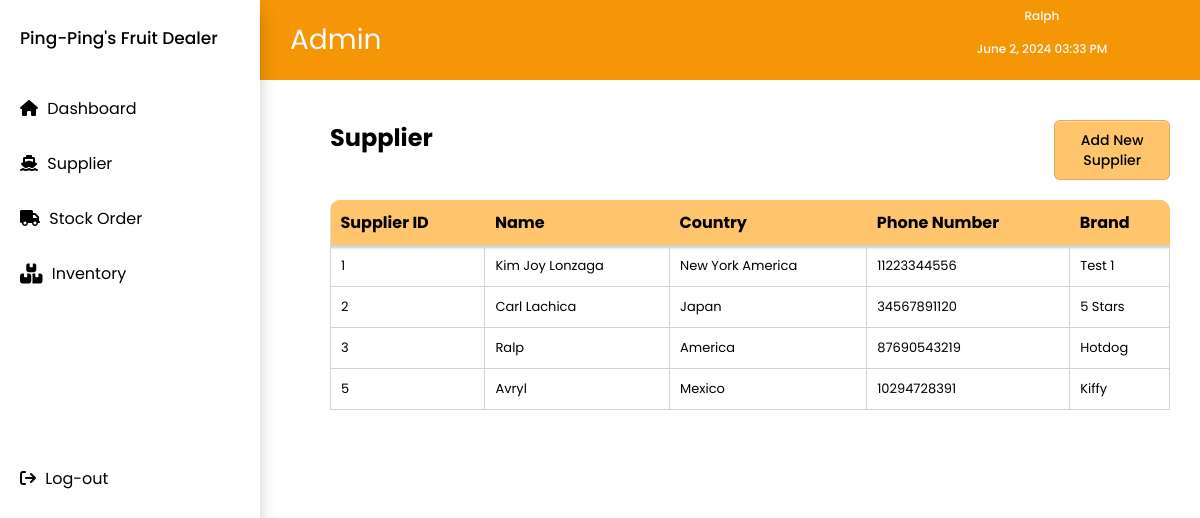
Screenshot of /suppcheck.php (signed in) with the database file from the repository.
### tables this page shows
CREATE TABLE `suppliers` (
  `sup_id` int(50) UNSIGNED NOT NULL,
  `sup_name` varchar(50) NOT NULL,
  `sup_country` varchar(50) NOT NULL,
  `sup_num` varchar(11) NOT NULL,
  `sup_brand` varchar(50) NOT NULL
);

### suppcheck.php (the view, shortened to what this page needs)
<?php
include 'topnav.php';
include 'checker_nav.php';
$conn = new mysqli(DB_HOST, DB_USER, DB_PASS, DB_NAME);
$sql = "SELECT * FROM suppliers";
$result = $conn->query($sql);
?>
<!DOCTYPE html>
<html lang="en">
<head>
    <link rel="stylesheet" href="css/main.css">
    <link rel="stylesheet" href="css/supplier.css">
</head>
<body>
<div class="table-container">
    <div class="title_and_button">
        <h2>Supplier</h2>
        <button type="button" onclick="location.href='addsuup_checker.php'">Add New Supplier
        </button>
    </div>
        <?php
        if ($result->num_rows > 0) {
            echo "<table>";
            echo "<thead><tr><th>Supplier ID</th><th>Name</th><th>Country</th><th>Phone Number</th><th>Brand</th></tr></thead>";
            while ($row = $result->fetch_assoc()) {
                echo "<tbody>";
                echo "<tr>";
                echo "<td>" . $row["sup_id"] . "</td>";
                echo "<td>" . $row["sup_name"] . "</td>";
                echo "<td>" . $row["sup_country"] . "</td>";
                echo "<td>" . $row["sup_num"] . "</td>";
                echo "<td>" . $row["sup_brand"] . "</td>";
                echo "</tr>";
                echo "</tbody>";
            }
            echo "</table>";
        } else {
            echo "No suppliers found";
        }
        ?>
</div>
</body>
</html>

### css/main.css (style rules this page uses)
* { padding: 0; margin: 0; box-sizing: border-box; font-family: 'Poppins', sans-serif; }

### css/supplier.css (style rules this page uses)
.table-container { width: 70%; margin-left: 300px; overflow-x: auto; }
button { margin-bottom: 20px; background-color: #FFC56D; display: inline-block; appearance: none; border: 1px solid rgba(27, 31, 35, 0.15); border-radius: 6px; box-shadow: rgba(27, 31, 35, 0.04) 0 1px 0, rgba(255, 255, 255, 0.25) 0 1px 0 inset; cursor: pointer; font-size: 14px; font-weight: 500; line-height: 20px; list-style: none; padding: 9px 15px; }
.table-container { width: 70%; margin-left: 330px; }
table { width: 100%; border-spacing: 0; overflow: hidden; border-collapse: collapse; border-radius: 10px 10px 0 0; }
thead { height: 100%; box-shadow: 1px 0 2px 2px rgba(0, 0, 0, 0.2); overflow: hidden; border-collapse: collapse; background-color: #FFC56D; }
th, td { padding: 10px; text-align: left; }
td { color: rgb(0, 0, 0); font-size: 13px; border-collapse: collapse; border: 1px solid lightgray; }
th { color: rgb(0, 0, 0); font-size: 16px; font-weight: 70px; padding: 10px; text-align: left; border-collapse: collapse; }
.title_and_button { display: flex; flex-direction: row; gap: 74%; margin-top: 40px; }

### rows the page displays
suppliers: sup_id "1", sup_name "Kim Joy Lonzaga", sup_country "New York America", sup_num "11223344556", sup_brand "Test 1"
suppliers: sup_id "2", sup_name "Carl Lachica", sup_country "Japan", sup_num "34567891120", sup_brand "5 Stars"
suppliers: sup_id "3", sup_name "Ralp", sup_country "America", sup_num "87690543219", sup_brand "Hotdog"
suppliers: sup_id "5", sup_name "Avryl", sup_country "Mexico", sup_num "10294728391", sup_brand "Kiffy"

### other values shown
$user_role "Admin"
$name "Ralph"
